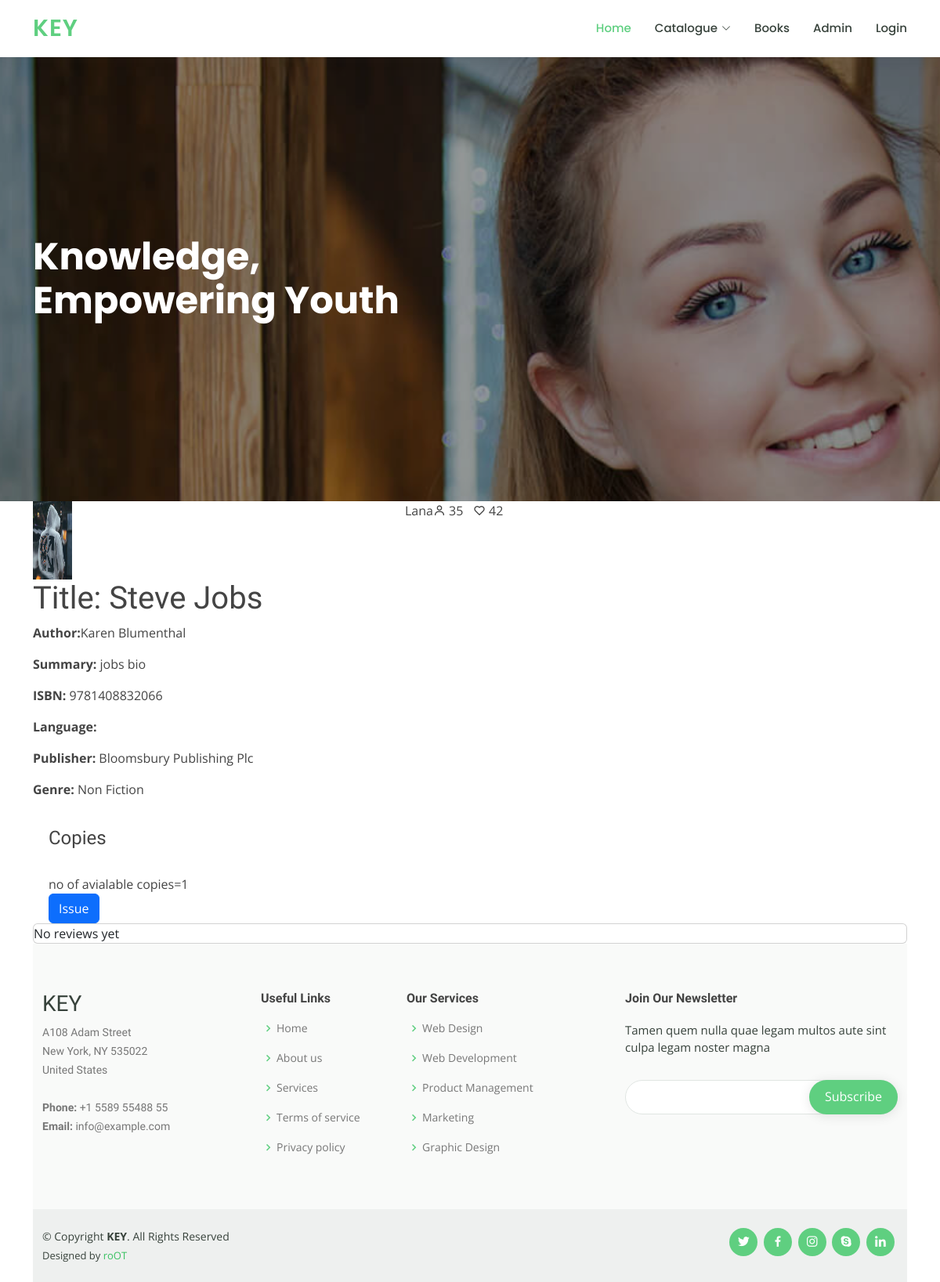
Before: /book/1 with the older database file.
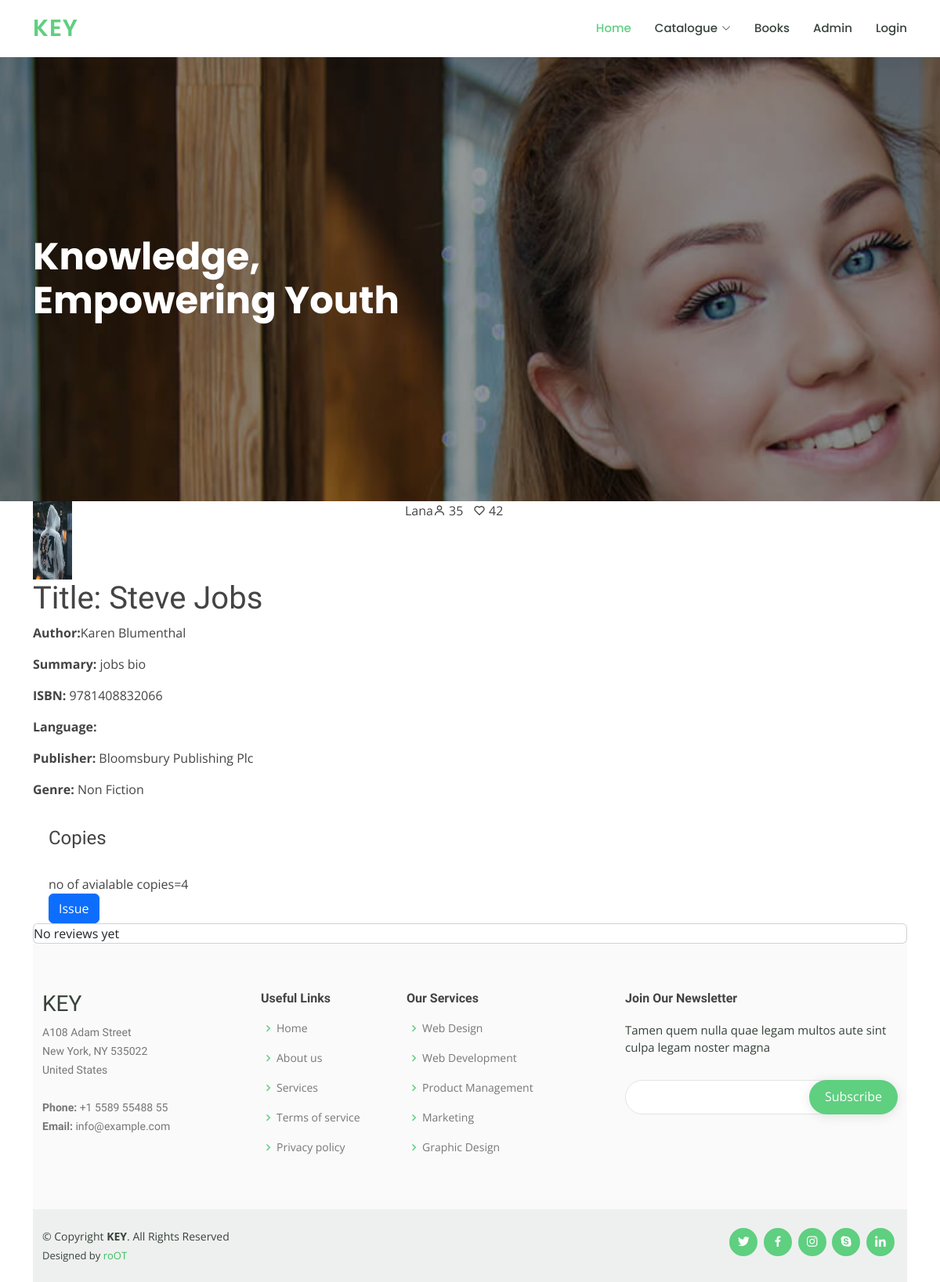
After: the same page with the newer database file.
### management/models.py (models this page shows)
class Book(models.Model):
    title = models.CharField(max_length=200)
    author = models.CharField(max_length=100)
    summary = models.TextField(max_length=1000, help_text="Enter a brief description of the book")
    isbn = models.CharField('ISBN', max_length=13,
                            help_text='13 Character <a href="https://www.isbn-international.org/content/what-isbn">ISBN number</a>')
    genre = models.ManyToManyField(Genre, help_text="Select a genre for this book")
    category = models.ManyToManyField(Category, help_text="Select a category for this book")
    publisher = models.CharField(max_length=150)
    total_copies = models.IntegerField()
    available_copies = models.IntegerField()
    pic=models.ImageField(blank=False, null=False, upload_to='book_image')

class Genre(models.Model):
    name = models.CharField(max_length=200, help_text="Enter a book genre (e.g. Science Fiction, French Poetry etc.)")
    def __str__(self):
        return self.name

### management/views.py (the view)
# urls.py: path('book/<int:pk>', views.BookDetailView, name='book-detail'),
def BookDetailView(request, pk):
    book = get_object_or_404(Book, id=pk)
    reviews=Reviews.objects.filter(book=book).exclude(review="none")
    try:
        stu = Student.objects.get(roll_no=request.user)
        rr=Reviews.objects.get(review="none")
    except:
        pass
    return render(request, 'catalog/book_detail.html', locals())

### templates/catalog/book_detail.html (shortened to what this page needs)
{% extends "base.html" %}
{% block content %}
    <div class="container bg bg-gray">
    <div class="container-fliud">
    <div class="wrapper row">
    <div class="preview col-5">
        <div class="preview-pic tab-content">
            <div class="tab-pane active  my-auto mx-auto" id="pic-1"><img
                    src="{{ book.pic.url }}" height="100" width="50"/>
            </div>
        </div>
    </div>
    <div class="details col-lg-4 col-md-6 d-flex align-items-stretch">
        <div class="course-item">
            <div class="d-flex justify-content-between align-items-center mb-3">
                <div class="trainer d-flex justify-content-between align-items-center">
                    <div class="trainer-profile d-flex align-items-center">
                <span>Lana</span>
            </div>
            <div class="trainer-rank d-flex align-items-center">
              <i class="bx bx-user"></i>&nbsp;35
              &nbsp;&nbsp;
              <i class="bx bx-heart"></i>&nbsp;42
            </div>
          </div>
        </div>
      </div>
    </div>
        <h1>Title: {{ book.title }}</h1>
        <p><strong>Author:</strong>{{ book.author }}</p>
        <p><strong>Summary:</strong> {{ book.summary }}</p>
        <p><strong>ISBN:</strong> {{ book.isbn }}</p>
        <p><strong>Language:</strong> {{ book.language }}</p>
        <p><strong>Publisher:</strong> {{ book.publisher }}</p>
        <p><strong>Genre:</strong>
            {% for genre in book.genre.all %}{{ genre }}{% if not forloop.last %}, {% endif %}{% endfor %}</p>
        <div style="margin-left:20px;margin-top:20px">
            <h4>Copies</h4>
            {% if book.available_copies %}
                <br>
                no of avialable copies={{ book.available_copies }}<br>
                <a class="btn btn-primary" href="{% url 'request_issue' pk=book.id %}">Issue</a>
            {% endif %}      </div>
    </div>
    <div class="card">
        {% if reviews %}
            {% for r in reviews %}
                {% if r.review is  not "none" %}
                    <div class="card-body">
                        <div class="row">
                            <div class="col-md-2">
                                <img src="{{ r.student.pic.url }}" class="rounded-circle img-fluid"/>
                            </div>
                            <div class="col-md-10">
                                <p>
                                    <a class="float-left"
                                       href="{% url 'student_detail' pk=r.student.id %} "><strong>{{ r.student.name }}</strong></a>
                                <div id="{{ r.id }}">
                                </div>
                                </p>
                                <div class="clearfix"></div>
                                <p>{{ r.review }}</p>
                            </div>
                        </div>
                    </div>
                {% endif %}
            {% endfor %}
        {% else %}
            No reviews yet
        {% endif %}
    </div>
{% endblock %}

### templates/base.html (shortened to what this page needs)
{% load static %}
<!DOCTYPE html>
<html lang="en">
<head>
  <link href="{% static '/assets/vendor/animate.css' %}" rel="stylesheet">
  <link href="{% static '/assets/vendor/aos/aos.css' %}" rel="stylesheet">
  <link href="{% static '/assets/vendor/bootstrap/css/bootstrap.min.css' %}" rel="stylesheet">
  <link href="{% static '/assets/vendor/bootstrap-icons/bootstrap-icons.css' %}" rel="stylesheet">
  <link href="{% static '/assets/vendor/boxicons/css/boxicons.min.css' %}" rel="stylesheet">
  <link href="{% static '/assets/vendor/remixicon/remixicon.css' %}" rel="stylesheet">
  <link href="{% static '/assets/vendor/swiper/swiper-bundle.min.css' %}" rel="stylesheet">
  <link href="{% static '/assets/css/style.css' %}" rel="stylesheet">
</head>
<body>
  <header id="header" class="fixed-top">
    <div class="container d-flex align-items-center">
      <h1 class="logo me-auto"><a href="/">KEY</a></h1>
      <nav id="navbar" class="navbar order-last order-lg-0">
        <ul>
          <li><a class="active" href=" ">Home</a></li>
          <li class="dropdown"><a href="#"><span>Catalogue</span> <i class="bi bi-chevron-down"></i></a>
          </li>
          <li class="nav-item">
            <a class="nav-link" href="{% url 'books' %}">Books</a>
        </li>
        <li class="nav-item">
          <a class="nav-link" href="{% url 'admin:index' %}">Admin</a>
      </li>
          {% if user.is_authenticated %}
<div class="dropdown float">
<button type="button" class="btn btn-success dropdown-toggle" data-toggle="dropdown">
{{ request.user }}
</button>
<div class="dropdown-menu">
<a class="dropdown-item" href="{% url 'book_student' %}">ISSUED_BOOK</a>
<a class="dropdown-item" href="{% url 'password_reset' %}">Reset Password</a>
<a class="dropdown-item" href="{% url 'logout' %}">Logout</a>
</div>
</div>
               {% else %}
          <li class="nav-item">
              <a class="nav-link" href="{% url 'login' %}">Login</a>
          </li>
{% endif %}
        </ul>
      </nav>
    </div>
  </header>
  <section id="hero" class="d-flex justify-content-center align-items-center">
    <div class="container position-relative" data-aos="zoom-in" data-aos-delay="100">
      <h1>Knowledge,<br>Empowering Youth</h1>
    </div>
  </section>
  <main id="main">
    {% block content %}
    {% endblock content %}
  <footer id="footer">
    <div class="footer-top">
      <div class="container">
        <div class="row">
          <div class="col-lg-3 col-md-6 footer-contact">
            <h3>KEY</h3>
            <p>
              A108 Adam Street <br>
              New York, NY 535022<br>
              United States <br><br>
              <strong>Phone:</strong> +1 5589 55488 55<br>
              <strong>Email:</strong> info@example.com<br>
            </p>
          </div>
          <div class="col-lg-2 col-md-6 footer-links">
            <h4>Useful Links</h4>
            <ul>
              <li><i class="bx bx-chevron-right"></i> <a href="#">Home</a></li>
              <li><i class="bx bx-chevron-right"></i> <a href="#">About us</a></li>
              <li><i class="bx bx-chevron-right"></i> <a href="#">Services</a></li>
              <li><i class="bx bx-chevron-right"></i> <a href="#">Terms of service</a></li>
              <li><i class="bx bx-chevron-right"></i> <a href="#">Privacy policy</a></li>
            </ul>
          </div>
          <div class="col-lg-3 col-md-6 footer-links">
            <h4>Our Services</h4>
            <ul>
              <li><i class="bx bx-chevron-right"></i> <a href="#">Web Design</a></li>
              <li><i class="bx bx-chevron-right"></i> <a href="#">Web Development</a></li>
              <li><i class="bx bx-chevron-right"></i> <a href="#">Product Management</a></li>
              <li><i class="bx bx-chevron-right"></i> <a href="#">Marketing</a></li>
              <li><i class="bx bx-chevron-right"></i> <a href="#">Graphic Design</a></li>
            </ul>
          </div>
          <div class="col-lg-4 col-md-6 footer-newsletter">
            <h4>Join Our Newsletter</h4>
            <p>Tamen quem nulla quae legam multos aute sint culpa legam noster magna</p>
            <form action="" method="post">
              <input type="email" name="email"><input type="submit" value="Subscribe">
            </form>
          </div>
        </div>
      </div>
    </div>
    <div class="container d-md-flex py-4">
      <div class="me-md-auto text-center text-md-start">
        <div class="copyright">
          &copy; Copyright <strong><span>KEY</span></strong>. All Rights Reserved
        </div>
        <div class="credits">
          Designed by <a href="https://root-codes.netlify.app/">roOT</a>
        </div>
      </div>
      <div class="social-links text-center text-md-right pt-3 pt-md-0">
        <a href="#" class="twitter"><i class="bx bxl-twitter"></i></a>
        <a href="#" class="facebook"><i class="bx bxl-facebook"></i></a>
        <a href="#" class="instagram"><i class="bx bxl-instagram"></i></a>
        <a href="#" class="google-plus"><i class="bx bxl-skype"></i></a>
        <a href="#" class="linkedin"><i class="bx bxl-linkedin"></i></a>
      </div>
    </div>
  </footer>
</body>
</html>

### static/assets/css/style.css (style rules this page uses)
body { font-family: "Open Sans", sans-serif; color: #444444; }
a { color: #5fcf80; text-decoration: none; }
h1, h2, h3, h4, h5, h6 { font-family: "Raleway", sans-serif; }
#header { background: #fff; transition: all 0.5s; z-index: 997; padding: 15px 0; box-shadow: 0px 0 18px rgba(55, 66, 59, 0.08); }
#header .logo { font-size: 30px; margin: 0; padding: 0; line-height: 1; font-weight: 600; letter-spacing: 1px; text-transform: uppercase; font-family: "Poppins", sans-serif; }
#header .logo a { color: #5fcf80; }
.navbar { padding: 0; }
.navbar ul { margin: 0; padding: 0; display: flex; list-style: none; align-items: center; }
.navbar li { position: relative; }
.navbar a, .navbar a:focus { display: flex; align-items: center; justify-content: space-between; padding: 10px 0 10px 30px; font-family: "Poppins", sans-serif; font-size: 15px; font-weight: 500; color: #37423b; white-space: nowrap; transition: 0.3s; }
.navbar a i, .navbar a:focus i { font-size: 12px; line-height: 0; margin-left: 5px; }
.navbar a:hover, .navbar .active, .navbar .active:focus, .navbar li:hover>a { color: #5fcf80; }
#hero { width: 100%; height: 80vh; background: url("../img/hero-bg.jpg") top center; background-size: cover; position: relative; }
#hero:before { content: ""; background: rgba(0, 0, 0, 0.4); position: absolute; bottom: 0; top: 0; left: 0; right: 0; }
#hero .container { padding-top: 72px; }
#hero h1 { margin: 0; font-size: 48px; font-weight: 700; line-height: 56px; color: #fff; font-family: "Poppins", sans-serif; }
@media (min-width: 1024px) { #hero { background-attachment: fixed; } }
section { padding: 60px 0; overflow: hidden; }
#footer { color: #37423b; font-size: 14px; background: #eef0ef; }
#footer .footer-top { padding: 60px 0 30px 0; background: #f9faf9; }
#footer .footer-top .footer-contact { margin-bottom: 30px; }
#footer .footer-top .footer-contact p { font-size: 14px; line-height: 24px; margin-bottom: 0; font-family: "Raleway", sans-serif; color: #777777; }
#footer .footer-top h4 { font-size: 16px; font-weight: bold; color: #444444; position: relative; padding-bottom: 12px; }
#footer .footer-top .footer-links { margin-bottom: 30px; }
#footer .footer-top .footer-links ul { list-style: none; padding: 0; margin: 0; }
#footer .footer-top .footer-links ul i { padding-right: 2px; color: #5fcf80; font-size: 18px; line-height: 1; }
#footer .footer-top .footer-links ul li { padding: 10px 0; display: flex; align-items: center; }
#footer .footer-top .footer-links ul li:first-child { padding-top: 0; }
#footer .footer-top .footer-links ul a { color: #777777; transition: 0.3s; display: inline-block; line-height: 1; }
#footer .footer-newsletter { font-size: 15px; }
#footer .footer-newsletter h4 { font-size: 16px; font-weight: bold; color: #444444; position: relative; padding-bottom: 12px; }
#footer .footer-newsletter form { margin-top: 30px; background: #fff; padding: 6px 10px; position: relative; border-radius: 50px; text-align: left; border: 1px solid #e0e5e2; }
#footer .footer-newsletter form input[type=email] { border: 0; padding: 4px 8px; width: calc(100% - 100px); }
#footer .footer-newsletter form input[type=submit] { position: absolute; top: -1px; right: -1px; bottom: -1px; border: 0; background: none; font-size: 16px; padding: 0 20px 2px 20px; background: #5fcf80; color: #fff; transition: 0.3s; border-radius: 50px; box-shadow: 0px 2px 15px rgba(0, 0, 0, 0.1); }
#footer .credits { padding-top: 5px; font-size: 13px; }
#footer .credits a { color: #3ac162; transition: 0.3s; }
#footer .social-links a { font-size: 18px; display: inline-block; background: #5fcf80; color: #fff; line-height: 1; padding: 8px 0; margin-right: 4px; border-radius: 50%; text-align: center; width: 36px; height: 36px; transition: 0.3s; }

Changed rows visible on the page:
changed Book "Steve Jobs": available_copies "1" → "4"
